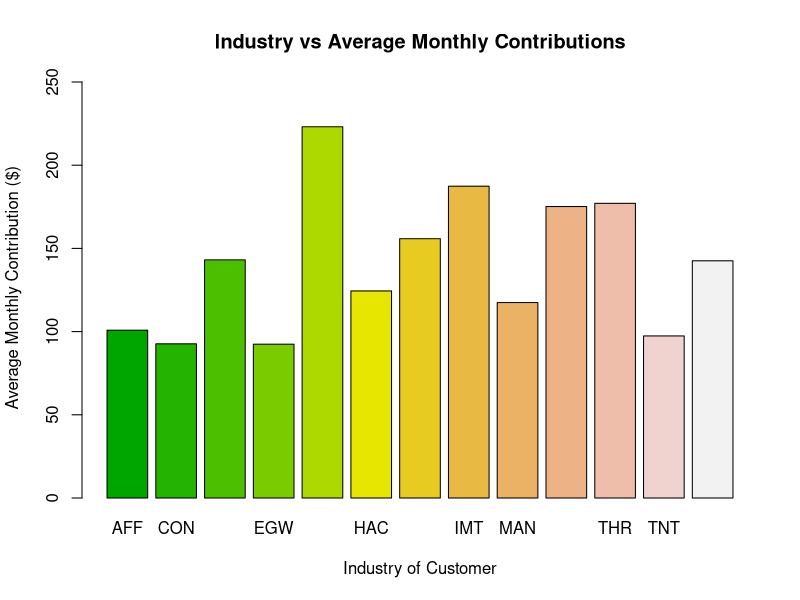

The R script that drew this image:
data <- read.csv("data.csv")

monthly <- data.frame(data$C_Industry,data$C_TotalVoluntarySuperContribution/data$App_Tenure)

mean_total_contribution <- aggregate(monthly[,2],by = list(data$C_Industry), FUN = mean)

barplot(mean_total_contribution[,2],names.arg=mean_total_contribution[,1],
        col=terrain.colors(13), ylim = c(0,250), xlab = "Industry of Customer",
        ylab = " Average Monthly Contribution ($)", main = "Industry vs Average Monthly Contributions")


